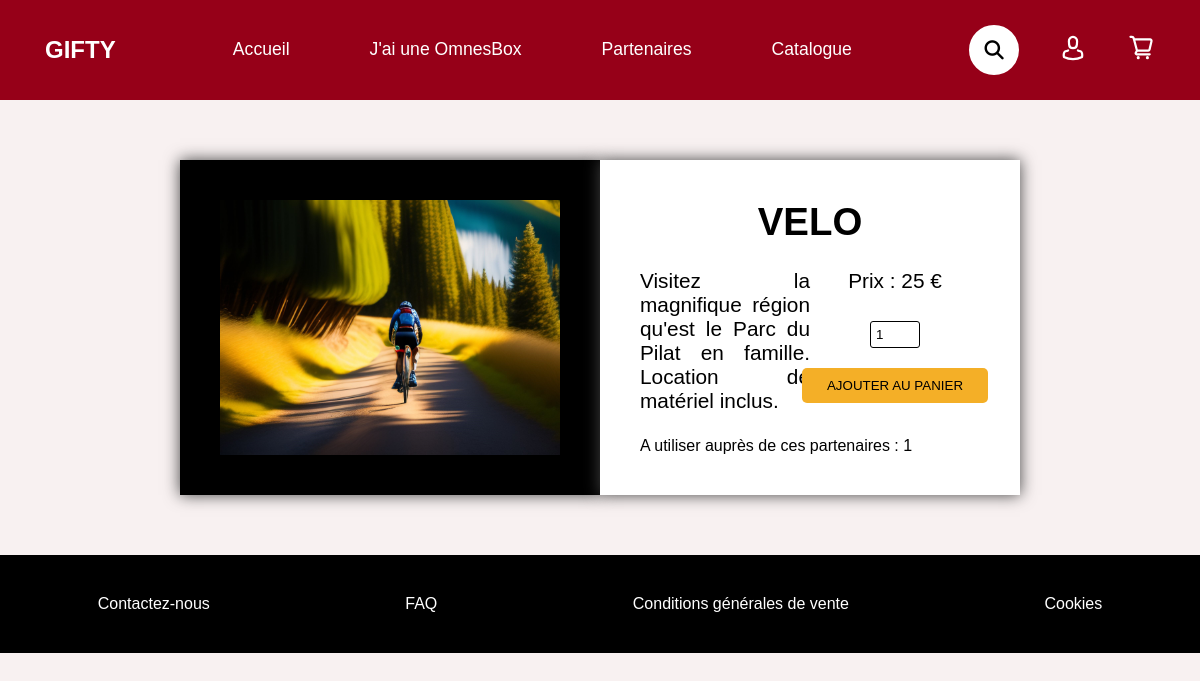
Page /pages/catalogue_en_savoir_plus.php?id=2 on the committed database.
### tables this page shows
CREATE TABLE Carte
(
    id                int PRIMARY KEY AUTO_INCREMENT,
    date_ajout        date,
    partenaire        varchar(25),
    prix              int,
    nomCarte          varchar(50),
    description_carte varchar(200),
    img               varchar(50),
    mots_clefs        varchar(100)
);

### pages/catalogue_en_savoir_plus.php (the view, shortened to what this page needs)
<!DOCTYPE html>
<html lang="fr">
<head>
    <link rel="stylesheet" href="https://cdnjs.cloudflare.com/ajax/libs/font-awesome/6.4.0/css/all.min.css">
    <link rel="stylesheet" href="../stylesheet/catalogue_en_savoir_plus.css">
    <link rel="stylesheet" href="../stylesheet/main.css">
</head>
<body>
<?php include('menu.php');
include('connexion_base.php');
if(isset($_GET['id'])){
    $id = $_GET['id'];
} else {
    $id = 1;
}
$requete = $bdd->prepare("SELECT id, img, prix, nomCarte, description_carte, partenaire FROM Carte WHERE id=?");
$requete->execute([$id]);
$donnees = $requete->fetch();
?>
<div class="main">
    <div class="image-carte">
        <img src="<?php echo $donnees['img']; ?>" alt="Carte">
    </div>
    <div class="carte-conteneur-droite">
        <h2 class="titre-carte">
            <?php echo $donnees['nomCarte']; ?>
        </h2>
        <div class="conteneur-central-carte-description">
            <div class="conteneur-central">
                <p>
                    <?php echo $donnees['description_carte']; ?>
                </p>
            </div>
            <div class="conteneur-central">
                <p>
                    Prix : <?php echo $donnees['prix']; ?> €
                </p>
                <form method="POST" action="panier.php" class="forme">
                    <input type="number" name="qteCarte" value="1" min="1" class="qte-input">
                    <input type="submit" class="appliquer" value="Ajouter au panier">
                </form>
            </div>
        </div>
        <p>A utiliser auprès de ces partenaires : <?php echo $donnees['partenaire']; ?></p>
    </div>
</div>
<?php
include('footer.php') ?>
</body>
</html>

### stylesheet/catalogue_en_savoir_plus.css (style rules this page uses)
.main { display: flex; justify-content: center; padding: 5% 15% ; }
.titre-carte { text-align: center; text-transform: uppercase; font-size: 2.4em; }
.conteneur-central p { font-size: 1.3em; text-align: justify; }
.image-carte, .carte-conteneur-droite { width: 50%; padding: 40px; box-shadow: 0 0 15px rgb(67, 67, 67); }
.image-carte { background-color: black; }
.carte-conteneur-droite { background-color: white; display: flex; flex-direction: column; justify-content: space-between; }
.conteneur-central-carte-description { display: flex; justify-content: space-between; }
.image-carte img { display: block; width: 100%; height: 100%; }
.conteneur-central { width: 50%; display: flex; flex-direction: column; align-items: center; justify-content: space-between; }
.forme { display: flex; justify-content: space-between; flex-direction: column; align-items: center; }
.appliquer { padding: 10px 25px; margin: 10px 0; background-color: #f4af27; border-radius: 5px; color: black; border: 0; text-transform: uppercase; width: 100%; }
.qte-input { border: 1px solid black; outline: 0; width: 50px; padding: 5px; border-radius: 3px; margin: 10px 0; }

### stylesheet/main.css (style rules this page uses)
* { padding: 0; margin: 0; box-sizing: border-box; text-decoration: none; list-style: none; font-family: "DINAlternate-Bold.ttf", sans-serif; }
body { background-color: #F8F1F1; }

### rows in the picture
carte: img (picture), nomCarte "VELO", description_carte "Visitez la magnifique région qu'est le Parc du Pilat en famille. Location de matériel inclus.", prix "25", partenaire "1"
